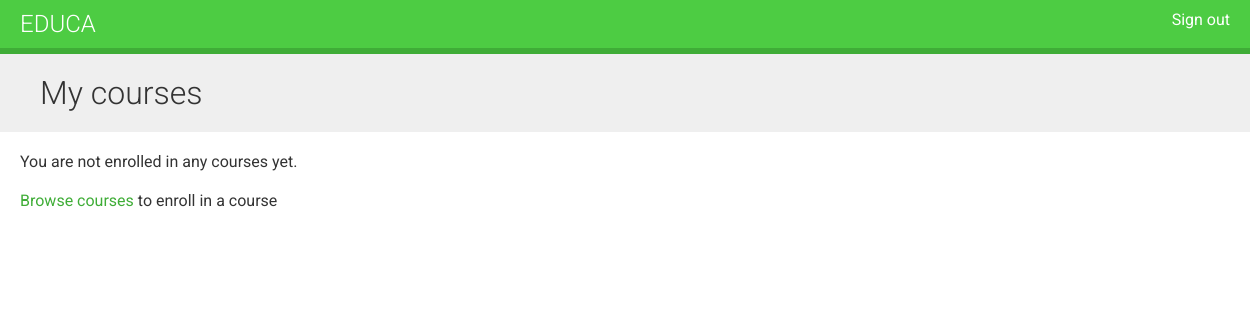
The app's page /students/courses/ (signed in), older data.
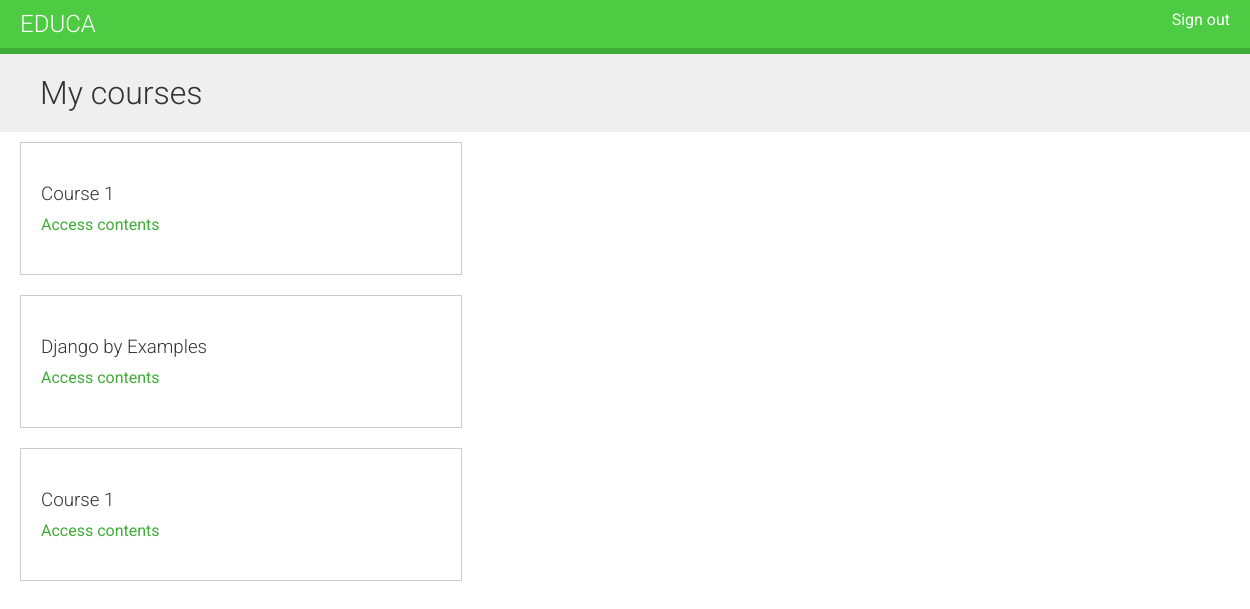
The same page, newer data.
### courses/models.py (models this page shows, shortened)
class Course(models.Model):
    owner = models.ForeignKey(User, related_name='courses_created')
    subject = models.ForeignKey(Subject, related_name='courses')
    title = models.CharField(max_length=200)
    slug = models.SlugField(max_length=200, unique=True)
    overview = models.TextField()
    created = models.DateTimeField(auto_now_add=True)
    students = models.ManyToManyField(
        User, related_name='courses_joined', blank=True)
    class Meta:
        ordering = ('-created', )

### students/views.py (the view)
class StudentCourseListView(LoginRequiredMixin, ListView):
    model = Course
    template_name = 'students/course/list.html'
    def get_queryset(self):
        qs = super(StudentCourseListView, self).get_queryset()
        return qs.filter(students__in=[self.request.user])

### students/templates/students/course/list.html (shortened to what this page needs)
{% extends "base.html" %}
{% block content %}
    <h1>My courses</h1>
    <div class="module">
        {% for course in object_list  %}
            <div class="course-info">
                <h3>{{ course.title }}</h3>
                <p><a href="{% url "student_course_detail" course.id %}">Access contents</a></p>
            </div>
        {% empty %}
            <p>You are not enrolled in any courses yet.</p>
            <a href="{% url "course_list" %}">Browse courses</a> to enroll in a course
        {% endfor %}
    </div>
{% endblock content %}

Row changes from the older to the newer data that the page shows:
now on this page (row edited): Course: title "Course 1"
now on this page (row edited): Course: title "Django by Examples"
now on this page (row unchanged): Course: title "Course 1"
Text that changed along with them:
text no longer shown: "You are not enrolled in any courses yet. Browse courses to enroll in a course"
